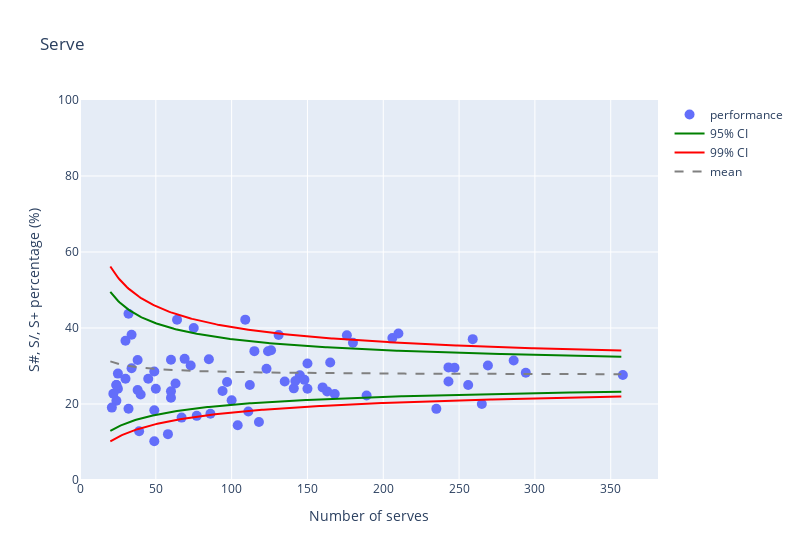

Write notebook code for a chart like this one.
### Code cell
serve_stats = dvstats.get_general_stats(
    df_serve.rename(
        columns={"player_code": "CodiceGiocatore", "quality": "valutazione"}
    ),
    Fundamental.serve,
    Granularity.players,
    p_list,
)[0]
serve_stats = serve_stats[serve_stats.total > lower_threshold]

x = np.divide(
    (serve_stats.perfect + serve_stats.positive + serve_stats.slash), serve_stats.total
)
sigma_x = np.divide(sigma_serve, np.sqrt(serve_stats.total))
serve_stats["zscore"] = np.divide(x - mu_serve, sigma_x)
serve_stats.zscore = np.clip(serve_stats.zscore, -zlim, zlim)
serve_stats["quantile"] = binom.cdf(
    k=(serve_stats.perfect + serve_stats.positive + serve_stats.slash),
    n=serve_stats.total,
    p=p_serve,
)
df_intervals_serve = get_intervals_wilson(
    p_serve, max(serve_stats.total), lower_threshold
)
funnel_serve = get_funnel_plot(
    serve_stats,
    "total",
    "Number of serves",
    "good_perc",
    "S#, S/, S+ percentage (%)",
    df_intervals_serve,
    "Serve",
)
funnel_serve.show()

### Figure 1 — Plotly figure (JSON) as saved in the notebook; plotly's stock layout.template omitted (floating-point values rounded to 4 significant figures; data arrays with more than 128 entries replaced by an {"elided": "..."} marker saying what was removed)
{"data": [{"hovertemplate": "<b>%{text}</b><br>Performance: %{y:.2f}% on %{x:.0f}", "marker": {"size": 10}, "mode": "markers", "name": "performance", "text": ["Alsmeier Lina", "Baladin Hande", "Bartsch-Hackley Michelle", "Blagojevic Jelena", "Bosetti Caterina", "Brens Prisilla Rivera", "Buijs Anne", "Bulaich Daniela", "Busa Bianka", "Chuewulim Sutadta", "Czyrnianska Martyna", "Daalderop Nika", "De La Cruz De Peña Bethania", "D'Odorico Sofia", "Duan Fang", "Ercan Seyma", "Fedorovtseva Arina", "Poll Jana Franziska", "Geerties Jennifer", "Gorecka Zuzanna", "Guerra Anastasia", "Braga Guimaraes Gabriela", "Guilliams Jodie", "Hayashi Kotona", "Herbots Britt", "Hill Kimberly", "Howe Hilary", "Ishikawa Mayu", "Ishii Yuki", "Ismailoglu Meliha", "Jasper Marrit", "Kim Yeon Koung", "Koga Sarina", "Kosheleva Tatyana", "Larson Jordan", "Lazovic Katarina", "Lee Soyoung", "Leonida Kasaya", "Liu Xiaotong", "Liu Yanhan", "Livingston Caroline", "Li Yingying", "Lozo Sara", "Lukasik Martyna", "Martinez Brayelin Elizabeth", "Melli Giulia", "Mercy Moim", "Milenkovic Bojana", "Mirosavljevic Jovana", "Mitrovic Andrea", "Montibeller Rosamaria", "Nizetich Yamila", "Omoruyi Oghosasere Loveth", "Orthmann Hanna", "Park Jeongah", "Pereira Natalia", "Peña Isabel Yonkaira Paola", "Pietrini Elena", "Plummer Kathryn", "Pyo Seungju", "Robinson Kelsey", "Rodrigues Fernanda", "Senoglu Tugba", "Sittirak Onuma", "Smirnova  Kseniia", "Stigrot Lena", "Stysiak Magdalena", "Sylla Miryam", "Uzelac Aleksandra", "Van Gestel Celine", "Van Ryk Kiera", "Voronkova Irina", "Wilhite Parson Sarah", "Zhang Changning", "Zhu Ting"], "type": "scatter", "x": [165, 243, 243, 25, 97, 141, 168, 32, 75, 118, 25, 206, 189, 145, 69, 60, 286, 45, 49, 112, 86, 358, 64, 24, 142, 40, 150, 265, 49, 235, 60, 269, 259, 63, 247, 150, 135, 34, 58, 38, 32, 126, 131, 176, 111, 100, 60, 67, 85, 148, 21, 49, 50, 109, 104, 24, 160, 94, 22, 73, 115, 294, 124, 163, 30, 38, 123, 39, 34, 210, 24, 256, 30, 180, 77], "y": [30.91, 29.63, 25.93, 28.0, 25.77, 24.11, 22.62, 18.75, 40.0, 15.25, 24.0, 37.38, 22.22, 27.59, 31.88, 23.33, 31.47, 26.67, 28.57, 25.0, 17.44, 27.65, 42.19, 20.83, 26.06, 22.5, 24.0, 20.0, 10.2, 18.72, 31.67, 30.11, 37.07, 25.4, 29.55, 30.67, 25.93, 29.41, 12.07, 23.68, 43.75, 34.13, 38.17, 38.07, 18.02, 21.0, 21.67, 16.42, 31.76, 26.35, 19.05, 18.37, 24.0, 42.2, 14.42, 25.0, 24.38, 23.4, 22.73, 30.14, 33.91, 28.23, 33.87, 23.31, 26.67, 31.58, 29.27, 12.82, 38.24, 38.57, 25.0, 25.0, 36.67, 36.11, 16.88]}, {"hoverinfo": "skip", "marker": {"color": "green"}, "mode": "lines", "name": "95% CI", "type": "scatter", "x": {"elided": "338 int values"}, "y": {"elided": "338 float values"}}, {"hoverinfo": "skip", "marker": {"color": "green"}, "mode": "lines", "showlegend": false, "type": "scatter", "x": {"elided": "338 int values"}, "y": {"elided": "338 float values"}}, {"hoverinfo": "skip", "marker": {"color": "red"}, "mode": "lines", "name": "99% CI", "type": "scatter", "x": {"elided": "338 int values"}, "y": {"elided": "338 float values"}}, {"hoverinfo": "skip", "marker": {"color": "red"}, "mode": "lines", "showlegend": false, "type": "scatter", "x": {"elided": "338 int values"}, "y": {"elided": "338 float values"}}, {"hoverinfo": "skip", "line": {"dash": "dash"}, "marker": {"color": "gray"}, "mode": "lines", "name": "mean", "type": "scatter", "x": {"elided": "338 int values"}, "y": {"elided": "338 float values"}}], "layout": {"title": {"text": "Serve"}, "width": 800, "xaxis": {"rangemode": "nonnegative", "title": {"text": "Number of serves"}}, "yaxis": {"range": [0, 100], "title": {"text": "S#, S/, S+ percentage (%)"}}}}
